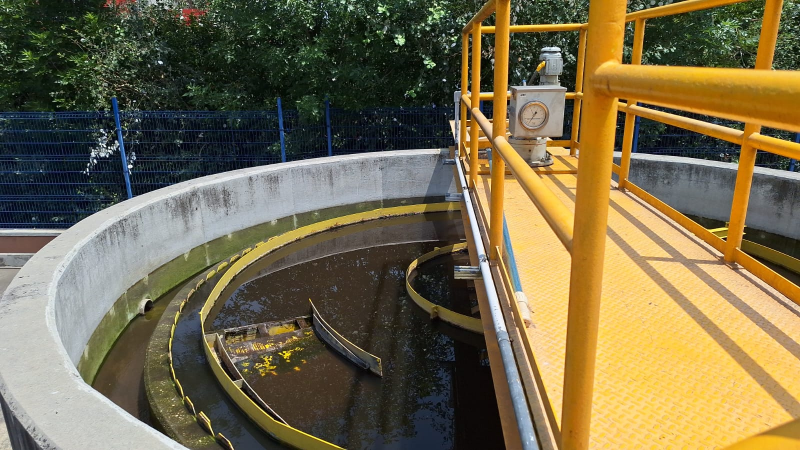
#> input picture PTAR/img/FondoLogin.jpg, 1600 x 900 px (shown at 1/2 size); its folder holds only this picture in this run
$ python -i utils.py   (imports and definitions only)
#> lines starting #> are read from the running program, lines starting #| are printed output that depends on the picture
import cv2
import numpy as np
import os
from config import IMAGE_SIZE, FRAME_FOLDER, SAVE_KEYFRAMES

def segundos_a_hhmmss(segundos):
    horas = int(segundos // 3600)
    minutos = int((segundos % 3600) // 60)
    segs = int(segundos % 60)
    return f"{horas:02}:{minutos:02}:{segs:02}"

def extraer_histograma(frame, bins=64):
    gray = cv2.cvtColor(frame, cv2.COLOR_BGR2GRAY)
    hist = cv2.calcHist([gray], [0], None, [bins], [0, 256])
    cv2.normalize(hist, hist)
    return hist.flatten()

def procesar_video(video_path, step_seconds=1, bins=64):
    cap = cv2.VideoCapture(video_path)
    fps = cap.get(cv2.CAP_PROP_FPS)
    total_frames = int(cap.get(cv2.CAP_PROP_FRAME_COUNT))
    frame_step = int(fps * step_seconds)

    features = []
    tiempos = []

    if SAVE_KEYFRAMES and not os.path.exists(FRAME_FOLDER):
        os.makedirs(FRAME_FOLDER)

    for frame_index in range(0, total_frames, frame_step):
        cap.set(cv2.CAP_PROP_POS_FRAMES, frame_index)
        ret, frame = cap.read()
        if not ret:
            break

        # Redimensionar si se definió IMAGE_SIZE
        if IMAGE_SIZE:
            frame = cv2.resize(frame, IMAGE_SIZE)

        hist = extraer_histograma(frame, bins)
        segundo = frame_index / fps
        tiempo_str = segundos_a_hhmmss(segundo)

        features.append(hist)
        tiempos.append(tiempo_str)

    cap.release()
    return np.array(features), tiempos

>>> import cv2
>>> picture = cv2.imread('../PTAR/img/FondoLogin.jpg')
#> picture is the input picture: shape (900, 1600, 3); mean B, G, R 74.5, 106, 117.7
>>> result = extraer_histograma(picture)
#> in extraer_histograma, `gray = cv2.cvtColor(frame, cv2.COLOR_BGR2GRAY)`:
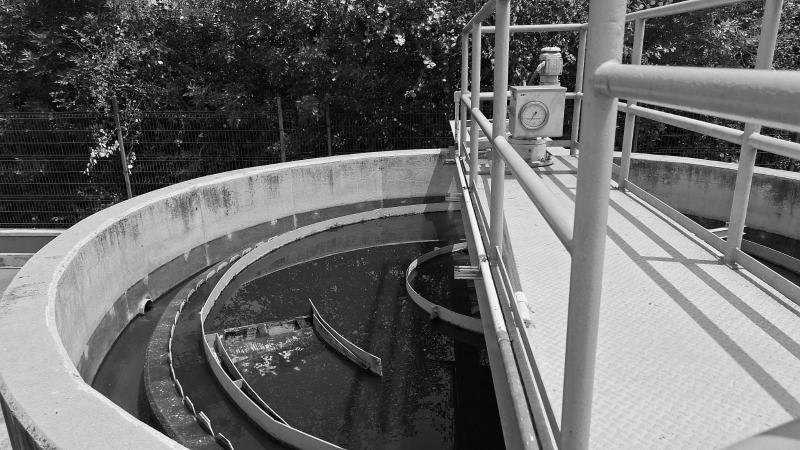
#> gray: shape (900, 1600) (shown at 1/2 size); min 0, max 255, mean 105.9
#> in extraer_histograma, `hist = cv2.calcHist([gray], [0], None, [bins], [0, 256])`: hist = 64 values, max 49462 at index 52, min 455 at index 63, mean 22500
#> result = 64 values, max 0.238 at index 52, min 0.00219 at index 63, mean 0.108

$ run again, on PTAR/img/PTAR_FOTO1.jpg
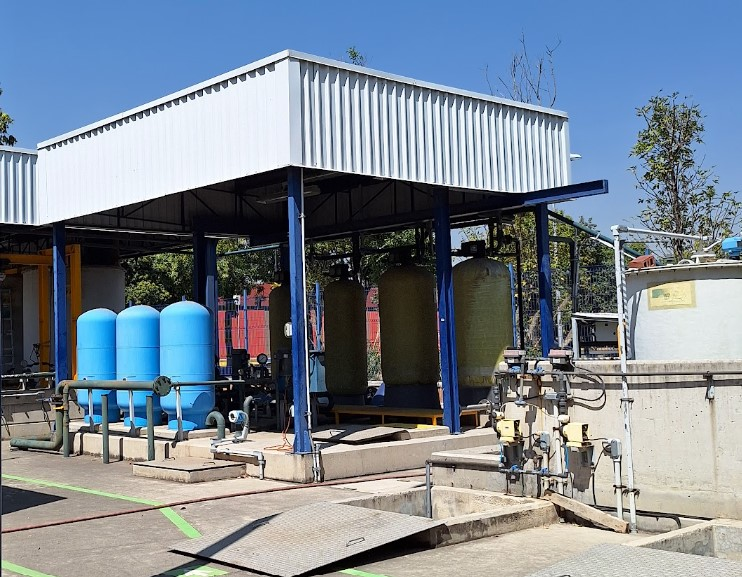
#> input picture PTAR/img/PTAR_FOTO1.jpg, 742 x 577 px
#> picture is the input picture: shape (577, 742, 3); mean B, G, R 146.1, 133.6, 121.9
#> in extraer_histograma, `gray = cv2.cvtColor(frame, cv2.COLOR_BGR2GRAY)`:
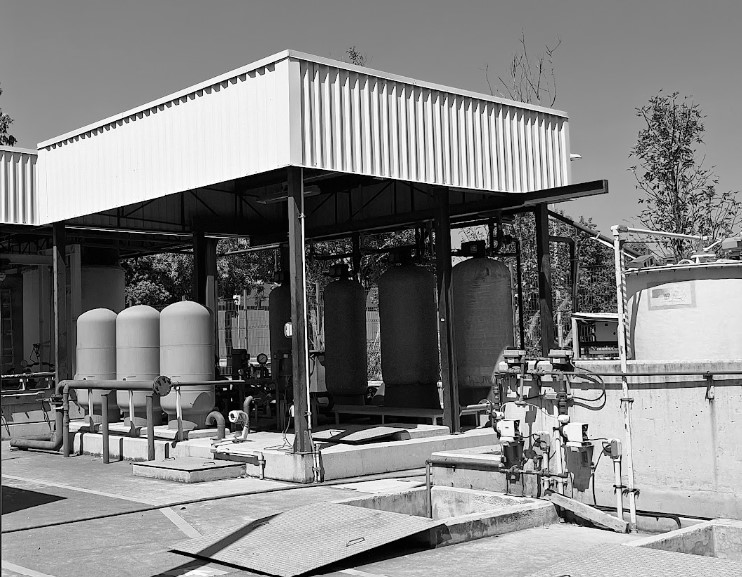
#> gray: shape (577, 742); min 0, max 255, mean 131.6
#> hist = 64 values, max 26401 at index 32, min 1014 at index 63, mean 6689.6
#> result = 64 values, max 0.42 at index 32, min 0.0161 at index 63, mean 0.106

$ run again, on PTAR/img/PTAR_MOD.jpeg
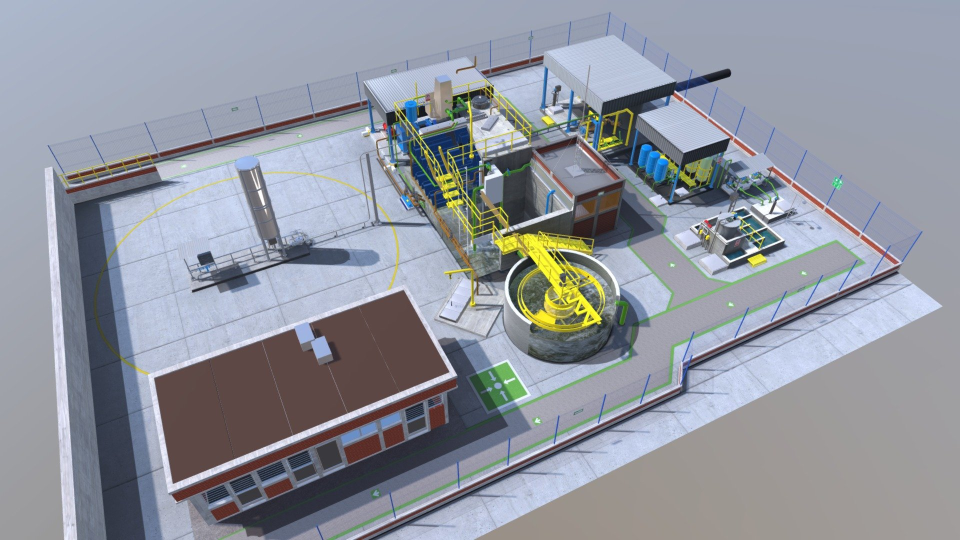
#> input picture PTAR/img/PTAR_MOD.jpeg, 1920 x 1080 px (shown at 1/2 size)
#> picture is the input picture: shape (1080, 1920, 3); mean B, G, R 158.5, 149, 144.9
#> in extraer_histograma, `gray = cv2.cvtColor(frame, cv2.COLOR_BGR2GRAY)`:
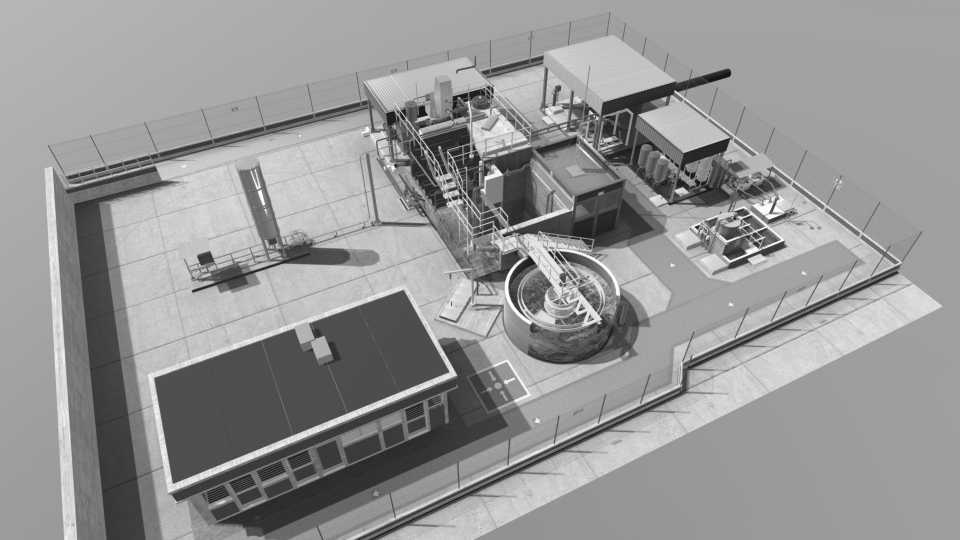
#> gray: shape (1080, 1920) (shown at 1/2 size); min 5, max 255, mean 148.9
#> hist = 64 values, max 245975 at index 40, min 0 at index 0, mean 32400
#> result = 64 values, max 0.556 at index 40, min 0 at index 0, mean 0.0733
